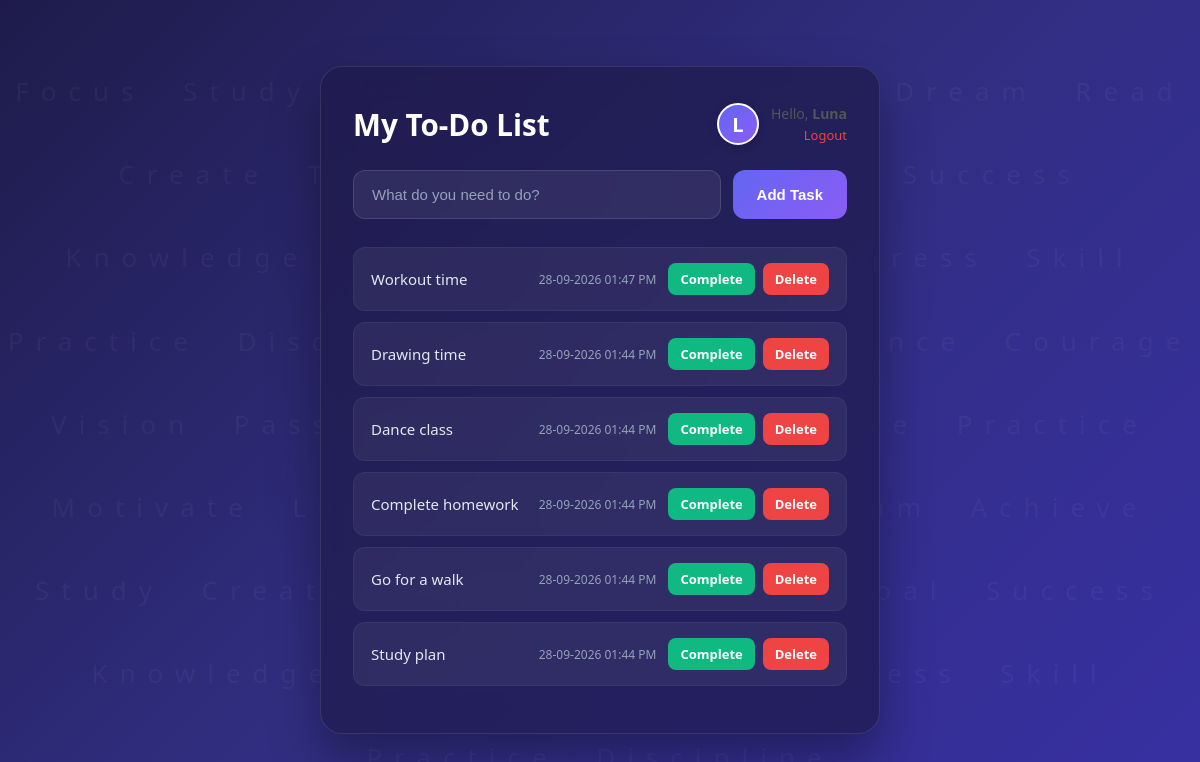
/ (signed in), run on the app's committed database.
### tables this page shows
CREATE TABLE tasks (
            id INTEGER PRIMARY KEY AUTOINCREMENT,
            content TEXT NOT NULL,
            completed INTEGER DEFAULT 0,
            created_at TEXT,
            user_id INTEGER,
            FOREIGN KEY (user_id) REFERENCES users (id)
        );

### app.py (the view)
@app.route('/')
def index():
    if 'user_id' not in session:
        return redirect(url_for('login'))
    conn = get_db_connection()
    tasks = conn.execute(
        'SELECT * FROM tasks WHERE user_id = ? ORDER BY id DESC',
        (session['user_id'],)
    ).fetchall()
    conn.close()
    return render_template('index.html', tasks=tasks, username=session['username'])

### app.py (called while the page is built)
def get_db_connection():
    conn = sqlite3.connect('todo.db')
    conn.row_factory = sqlite3.Row
    return conn

### templates/index.html (shortened to what this page needs)
<!DOCTYPE html>
<html lang="en">
<head>
    <link rel="stylesheet" href="{{ url_for('static', filename='style.css') }}">
</head>
<body>
    <div class="container">
        <div style="display: flex; justify-content: space-between; align-items: center; margin-bottom: 25px;">
    <h1 style="margin: 0;">My To-Do List</h1>
    <div style="display: flex; align-items: center; gap: 12px;">
       <div style="width: 42px; height: 42px; border-radius: 50%; background: linear-gradient(135deg, #6366f1, #8b5cf6); display: flex; align-items: center; justify-content: center; color: white; font-size: 20px; font-weight: bold; border: 2px solid #fff; box-shadow: 0 2px 8px rgba(0,0,0,0.15);">
    {{ username[0] | upper }}
</div>
        <div style="text-align: right;">
            <p style="margin: 0; font-size: 14px; color: #555;">Hello, <strong>{{ username }}</strong></p>
            <a href="/logout" style="font-size: 13px; color: #ef4444; text-decoration: none;">Logout</a>
        </div>
    </div>
</div>
        <form action="/add" method="POST" class="add-form">
            <input type="text" name="content" placeholder="What do you need to do?" required autofocus>
            <button type="submit">Add Task</button>
        </form>
        <ul class="task-list">
            {% for task in tasks %}
            <li class="task-item {% if task.completed %}completed{% endif %}">
                <span class="task-content">{{ task.content }}</span>
                <span class="task-date">{{ task.created_at }}</span>
                <div class="actions">
                    <a href="/complete/{{ task.id }}" class="btn complete">
                        {% if task.completed %}Undo{% else %}Complete{% endif %}
                    </a>
                    <a href="/delete/{{ task.id }}" class="btn delete">Delete</a>
                </div>
            </li>
            {% else %}
            <li class="empty">No tasks yet. Add one above!</li>
            {% endfor %}
        </ul>
    </div>
</body>
</html>

### static/style.css (style rules this page uses)
* { margin: 0; padding: 0; box-sizing: border-box; }
body { font-family: 'Segoe UI', system-ui, -apple-system, sans-serif; background: linear-gradient(135deg, #1e1b4b, #312e81, #3730a3); min-height: 100vh; display: flex; justify-content: center; align-items: center; padding: 40px 20px; position: relative; overflow: hidden; color: #e2e8f0; }
body::before { content: "Focus Study Write Learn Achieve Dream Read Create Think Grow Plan Goal Success Knowledge Wisdom Practice Progress Skill Practice Discipline Hardwork Patience Courage Vision Passion Excellence Improve Practice Motivate Learn Focus Write Dream Achieve Study Create Think Grow Plan Goal Success Knowledge Wisdom Effort Progress Skill Practice Discipline"; position: absolute; top: 0; left: 0; width: 100%; height: 100%; font-size: 26px; font-weight: 500; color: rgba(255, 255, 255, 0.045); line-height: 3.2; letter-spacing: 12px; text-align: center; padding-top: 50px; pointer-events: none; z-index: 0; white-space: pre-wrap; }
.container { position: relative; z-index: 1; width: 100%; max-width: 560px; background: rgba(30, 27, 75, 0.7); backdrop-filter: blur(16px); border-radius: 22px; border: 1px solid rgba(255, 255, 255, 0.1); padding: 36px 32px; box-shadow: 0 25px 50px rgba(0, 0, 0, 0.35); }
h1 { text-align: center; font-size: 1.85rem; font-weight: 700; color: #ffffff; margin-bottom: 6px; }
.add-form { display: flex; gap: 12px; margin-bottom: 28px; margin-top: 24px; }
.add-form input { flex: 1; padding: 15px 18px; border: 1px solid rgba(255, 255, 255, 0.12); border-radius: 12px; font-size: 15px; outline: none; background: rgba(255, 255, 255, 0.07); color: #ffffff; }
.add-form input::placeholder { color: #94a3b8; }
.add-form button { padding: 15px 24px; background: linear-gradient(135deg, #6366f1, #8b5cf6); color: white; border: none; border-radius: 12px; font-size: 15px; font-weight: 600; cursor: pointer; transition: 0.3s; }
.task-list { list-style: none; }
.task-item { display: flex; align-items: center; padding: 15px 17px; background: rgba(255, 255, 255, 0.06); border-radius: 12px; margin-bottom: 11px; gap: 12px; border: 1px solid rgba(255, 255, 255, 0.05); transition: 0.25s; }
.task-content { flex: 1; font-size: 15px; font-weight: 500; color: #e2e8f0; }
.task-date { font-size: 12px; color: #94a3b8; }
.actions { display: flex; gap: 8px; }
.btn { padding: 7px 12px; border-radius: 8px; text-decoration: none; font-size: 13px; font-weight: 600; color: white; }
.btn.complete { background: #10b981; }
.btn.delete { background: #ef4444; }

### data on the page
tasks: content "Workout time", created_at "28-09-2026 01:47 PM", completed "Complete"
tasks: content "Drawing time", created_at "28-09-2026 01:44 PM", completed "Complete"
tasks: content "Dance class", created_at "28-09-2026 01:44 PM", completed "Complete"
tasks: content "Complete homework", created_at "28-09-2026 01:44 PM", completed "Complete"
tasks: content "Go for a walk", created_at "28-09-2026 01:44 PM", completed "Complete"
tasks: content "Study plan", created_at "28-09-2026 01:44 PM", completed "Complete"

### other printed values
{{ username[0] | upper }} "L"
{{ username }} "Luna"
